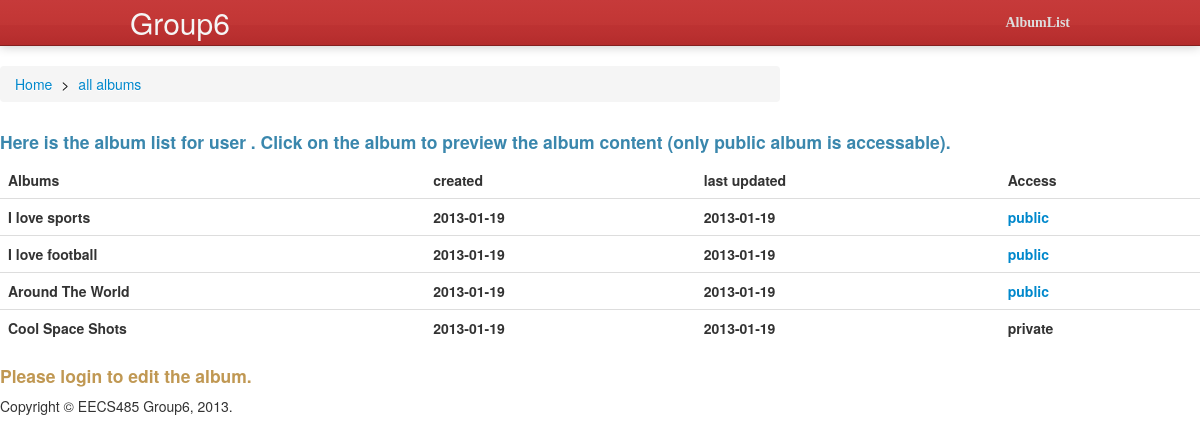
The app's page /viewalbumlist.php with its own data.
### tables this page shows
CREATE TABLE Album (
    albumid INT, 
    title VARCHAR(50), 
    created DATE, 
    lastupdated DATE, 
    access VARCHAR(10), 
    username VARCHAR(20),
    PRIMARY KEY (albumid),
    FOREIGN KEY (username) REFERENCES User(username)
    ON DELETE CASCADE ON UPDATE CASCADE);

### viewalbumlist.php (the view, shortened to what this page needs)
<!DOCTYPE html>
<html>
<head>
  <?php include ("lib.php"); ?>
  <?php include ("default/head.php"); ?>
</head>
<body>
  <?php include ("default/top.php"); ?>
  <?php
    if(isset($_GET['username']))
      $username=$_GET['username'];
    else $username = null;
  ?>
  <div class="row">
  <div class="span10">
  <ul class="breadcrumb">
    <li>
      <a href="index.php">Home</a> <span class="divider" style="color: #0c0c0c">></span>
    </li>
    <li class="active">
<?php
     if ($username != null)
       echo "<a href='#'>$username albumlist</a>";
     else
       echo "<a href='#'>all albums</a>";
?>
    </li>
  </ul>
  </div>
  </div>
  <?php
    if ($username != null)
      $query="SELECT * FROM Album WHERE Album.username = '$username'";
    else $query = "SELECT * FROM Album";
    $result=mysql_query($query);
    $num=mysql_num_rows($result);
    $prefix="viewalbum.php?albumid=";
    echo "<h4><p class='text-info'>
      Here is the album list for user ".$username.".
      Click on the album to preview the album content (only public album is accessable).
      </p></h4>";
    echo "<table class='table table-hover'>";
    echo "<thead>";
    echo "<tr><th>Albums</th><th>created</th><th>last updated</th><th>Access</th></tr>";
    echo "</thead><tbody>";
    for ($i = 0; $i < $num; ++$i) {
      $albumid = mysql_result($result, $i, "albumid");
      $title = mysql_result($result, $i, "title");
      $created = mysql_result($result, $i, "created");
      $lastupdated = mysql_result($result, $i, "lastupdated");
      $access = mysql_result($result, $i, "access");
      echo "<tr>";
      echo "<th>$title</th>";
      echo "<th>$created</th>";
      echo "<th>$lastupdated</th>";
      if ($access == "public") {
        echo "<th><a href='".$prefix.$albumid."'>$access</a></th>";
      }
      else {
        echo "<th>$access</th>";
      }
      echo "</tr>";
    }
    echo "</tbody></table>";
  ?>
  <?php
  if ($username != null)
    echo " <form action='editalbumlist.php' method='GET'>
    <input type = 'hidden' name='username' value = $username>
    <input class='btn btn-success' type='submit' value='Edit the Albums'></form>";
  else echo "<h4><p class='text-warning'>Please login to edit the album.</p></h4>";
  ?>
</body>
</html>

### css/style.css (style rules this page uses)
html { background:#dcdcdc;color:#000 }
body,div,dl,dt,dd,ul,ol,li,h1,h2,h3,h4,h5,h6,pre,code,form,fieldset,legend,input,textarea,p,blockquote,th,td { margin:0;padding:0 }
table { border-collapse:collapse;border-spacing:0 }
address,caption,cite,code,dfn,em,strong,th,var { font-weight:normal;font-style:normal }
ol,ul { list-style:none }
caption,th { text-align:left }
h1,h2,h3,h4,h5,h6 { font-weight:normal;font-size:100% }
body { background:#ebebeb url("images/bg.jpg") repeat;color: #111;font-weight:400;font-size:13px;font-family: "Microsoft Yahei", "Trebuchet MS", Georgia,"Times New Roman",Times,sans-serif;line-height: 1.7; }
a { color:#3d658d;text-decoration:none }

### default/head.php (style rules this page uses)
body { height: 1000px; }

### records on screen
album: title "I love sports", created "2013-01-19", lastupdated "2013-01-19", access "public"
album: title "I love football", created "2013-01-19", lastupdated "2013-01-19", access "public"
album: title "Around The World", created "2013-01-19", lastupdated "2013-01-19", access "public"
album: title "Cool Space Shots", created "2013-01-19", lastupdated "2013-01-19", access "private"
